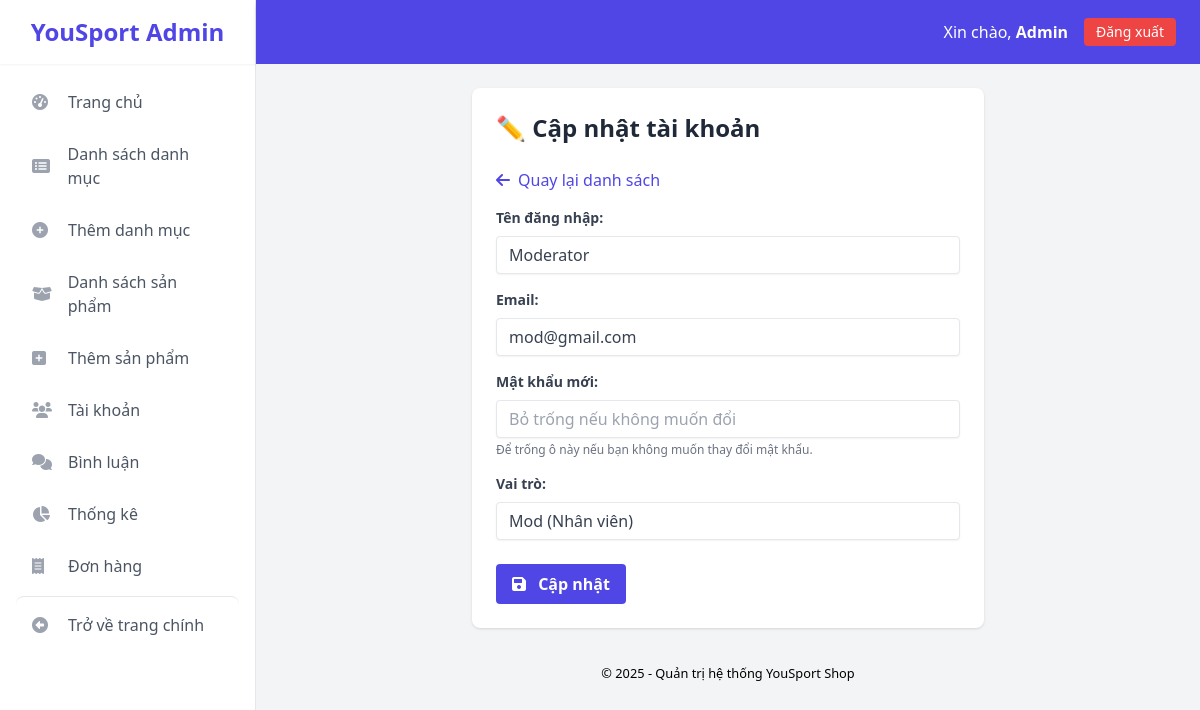
/admin/index.php?act=sua_taikhoan&id=2 (signed in), run on the app's committed database.
### tables this page shows
CREATE TABLE `users` (
  `user_id` int(11) NOT NULL,
  `full_name` varchar(100) NOT NULL,
  `email` varchar(100) NOT NULL,
  `password` varchar(100) NOT NULL,
  `phone` varchar(20) DEFAULT NULL,
  `address` varchar(255) DEFAULT NULL,
  `role` enum('admin','mod','customer') DEFAULT 'customer',
  `created_at` datetime DEFAULT current_timestamp()
);

### admin/model/pdo.php (called while the page is built, shortened)
<?php
function pdo_get_connection() {
    $servername = "localhost";
    $dbname = "webshop";
    $username = "root";
    $password = "";
    $conn = new PDO("mysql:host=$servername;dbname=$dbname;charset=utf8", $username, $password);
    $conn->setAttribute(PDO::ATTR_ERRMODE, PDO::ERRMODE_EXCEPTION);
    return $conn;
}
function pdo_query_one($sql, ...$params) {
    $conn = pdo_get_connection();
    $stmt = $conn->prepare($sql);
    $stmt->execute($params);
    $row = $stmt->fetch(PDO::FETCH_ASSOC);
    return $row;
}
?>

### admin/model/taikhoan.php (called while the page is built, shortened)
<?php
function get_taikhoan_by_id($id) {
    $sql = "SELECT * FROM users WHERE user_id = ?";
    return pdo_query_one($sql, $id);
}
?>

### admin/view/sua_taikhoan.php (the view, shortened to what this page needs)
<div class="bg-white shadow rounded-lg p-6 max-w-lg mx-auto">
    <h1 class="text-2xl font-bold text-gray-800 mb-6">✏️ Cập nhật tài khoản</h1>
    <div class="mb-4">
        <a href="index.php?act=danhsach_taikhoan"
           class="text-indigo-600 hover:text-indigo-800 flex items-center">
            <i class="fas fa-arrow-left mr-2"></i> Quay lại danh sách
        </a>
    </div>
    <form action="index.php?act=sua_taikhoan&id=<?= $tk['user_id'] ?>" method="POST">
        <div class="mb-4">
            <label for="full_name" class="block text-gray-700 text-sm font-bold mb-2">Tên đăng nhập:</label>
            <input type="text" id="full_name" name="full_name"
                   class="shadow-sm appearance-none border rounded w-full py-2 px-3 text-gray-700 leading-tight focus:outline-none focus:ring-2 focus:ring-indigo-500"
                   value="<?= htmlspecialchars($tk['full_name']) ?>" required>
        </div>
        <div class="mb-4">
            <label for="email" class="block text-gray-700 text-sm font-bold mb-2">Email:</label>
            <input type="email" id="email" name="email"
                   class="shadow-sm appearance-none border rounded w-full py-2 px-3 text-gray-700 leading-tight focus:outline-none focus:ring-2 focus:ring-indigo-500"
                   value="<?= htmlspecialchars($tk['email']) ?>" required>
        </div>
        <div class="mb-4">
            <label for="password" class="block text-gray-700 text-sm font-bold mb-2">Mật khẩu mới:</label>
            <input type="password" id="password" name="password"
                   class="shadow-sm appearance-none border rounded w-full py-2 px-3 text-gray-700 leading-tight focus:outline-none focus:ring-2 focus:ring-indigo-500"
                   placeholder="Bỏ trống nếu không muốn đổi">
            <p class="text-xs text-gray-500 mt-1">Để trống ô này nếu bạn không muốn thay đổi mật khẩu.</p>
        </div>
        <div class="mb-6">
            <label for="role" class="block text-gray-700 text-sm font-bold mb-2">Vai trò:</label>
            <select id="role" name="role" required
                    class="shadow-sm appearance-none border rounded w-full py-2 px-3 text-gray-700 leading-tight focus:outline-none focus:ring-2 focus:ring-indigo-500 bg-white">
                <option value="mod" <?= ($tk['role'] == 'mod') ? 'selected' : '' ?>>Mod (Nhân viên)</option>
            </select>
        </div>
        <div class="flex items-center justify-start">
            <button type="submit" name="capnhat_taikhoan"
                    class="bg-indigo-600 hover:bg-indigo-700 text-white font-bold py-2 px-4 rounded focus:outline-none focus:shadow-outline transition duration-200">
                <i class="fas fa-save mr-2"></i> Cập nhật
            </button>
        </div>
    </form>
</div>

### data on the page
users: full_name "Moderator", email "mod@gmail.com", role "Mod (Nhân viên)"

### other printed values
$admin_name "Admin"
